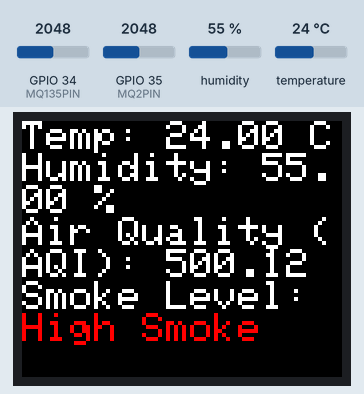
Recording of a sketch running on a simulated ESP32. Shown: 160×128 colour display. Inputs (shaded band) come from the test bench; at power-on: humidity 55 %, GPIO 35 (MQ2PIN) = 2048, GPIO 34 (MQ135PIN) = 2048, temperature 24 °C. WiFi joins after 1.5 s; servers stay silent unless stated; random numbers use the default seed unless the sketch sets one; no MQTT or app messages arrive unless stated; what the sketch prints to the serial monitor is not drawn.

Above: at 2.8 s.
2.9 s: humidity set to 22 %
At 6.4 s:
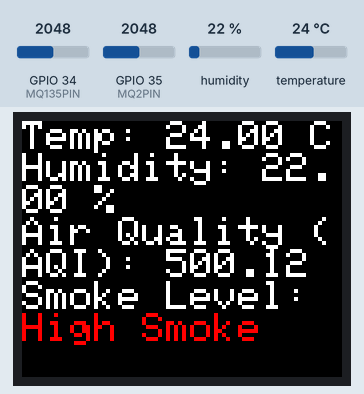
7.5 s: GPIO 35 (MQ2PIN) set to 533
9.2 s: GPIO 35 (MQ2PIN) set to 478
At 10.7 s:
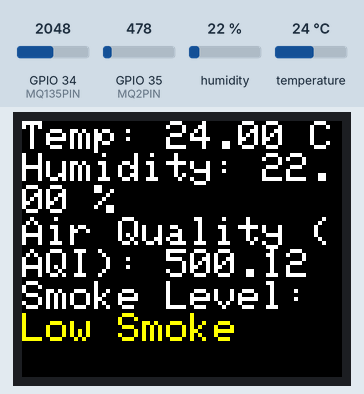
11.5 s: GPIO 35 (MQ2PIN) set to 317
13.2 s: GPIO 35 (MQ2PIN) set to 267
At 15.0 s:
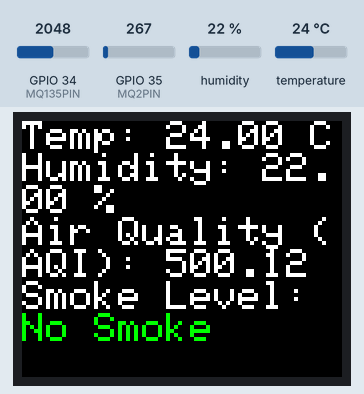
15.5 s: GPIO 34 (MQ135PIN) set to 1960
At 16.9 s:
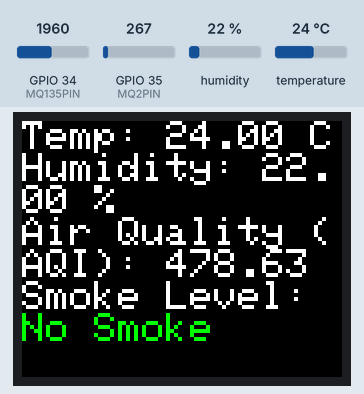
Timing chart, 0 to 18.5 s (numbered marks = the images above; inputs shaded):
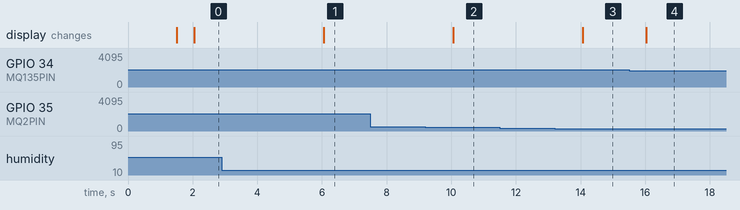

The sketch:

AQI_MQ135_MQ2_DHT11_LCD.ino
```cpp
#include <WiFi.h>
#include <PubSubClient.h>
#include "DHT.h"
#include <Adafruit_GFX.h>
#include <Adafruit_ST7735.h>
#include <SPI.h>

// Pin configuration for sensors
#define DHTPIN 13
#define DHTTYPE DHT11
#define MQ135PIN 34 // ADC pin
#define MQ2PIN 35   // ADC pin

DHT dht(DHTPIN, DHTTYPE);

// Network credentials
const char* ssid = "Hiro";
const char* password = "12345678900";
const char* mqtt_server = "test.mosquitto.org";
const int port = 1883;

WiFiClient espClient;
PubSubClient client(espClient);

unsigned long lastMsg = 0;

const char* topic_temperature = "/sensor/data/temperature";
const char* topic_humidity = "/sensor/data/humidity";
const char* topic_air_quality = "/sensor/data/air_quality";
const char* topic_smoke_value = "/sensor/data/smoke_value";
const char* topic_command = "/sic/command/mqtt";

// TFT configuration
#define TFT_DC   5
#define TFT_CS   15
#define TFT_MOSI 4
#define TFT_CLK  2
#define TFT_RST  0

Adafruit_ST7735 tft = Adafruit_ST7735(TFT_CS, TFT_DC, TFT_MOSI, TFT_CLK, TFT_RST);

// Smoke levels thresholds for MQ-2
#define NO_SMOKE_THRESHOLD 300
#define LOW_SMOKE_THRESHOLD 500

void setup_wifi() {
  Serial.print("Connecting to ");
  Serial.println(ssid);

  WiFi.mode(WIFI_STA);
  WiFi.begin(ssid, password);

  while (WiFi.status() != WL_CONNECTED) {
    delay(500);
    Serial.print(".");
  }

  Serial.println();
  Serial.println("WiFi connected");
  Serial.print("IP address: ");
  Serial.println(WiFi.localIP());
}

void callback(char* topic, byte* payload, unsigned int length) {
  Serial.print("Message arrived [");
  Serial.print(topic);
  Serial.print("] ");
  for (int i = 0; i < length; i++) {
    Serial.print((char)payload[i]);
  }
  Serial.println();

  if ((char)payload[0] == '1') {
    digitalWrite(2, LOW);
  } else {
    digitalWrite(2, HIGH);
  }
}

void reconnect() {
  while (!client.connected()) {
    Serial.print("Attempting MQTT connection...");
    String clientId = "ESP32Client-";
    clientId += String(random(0xffff), HEX);

    if (client.connect(clientId.c_str())) {
      Serial.println("Connected");
      client.publish("/sic/mqtt", "Hello!");
      client.subscribe(topic_command);
    } else {
      Serial.print("failed, rc=");
      Serial.print(client.state());
      Serial.println(" try again in 5 seconds");
      delay(5000);
    }
  }
}

void setup() {
  pinMode(2, OUTPUT);
  Serial.begin(115200);
  setup_wifi();
  client.setServer(mqtt_server, port);
  client.setCallback(callback);
  dht.begin();

  tft.initR(INITR_BLACKTAB);  // Initialize ST7735S chip
  tft.setRotation(1);         // Rotate display if needed
  tft.fillScreen(ST77XX_BLACK); // Clear display
}

void loop() {
  if (!client.connected()) {
    reconnect();
  }
  client.loop();

  unsigned long now = millis();
  if (now - lastMsg > 2000) {
    lastMsg = now;

    float humidity = dht.readHumidity();
    float temperature = dht.readTemperature();
    int mq135_value = analogRead(MQ135PIN);
    float air_quality = (mq135_value > 0) ? calculateAQI(mq135_value) : NAN;
    int mq2_value = analogRead(MQ2PIN);

    publishData(topic_temperature, temperature, 2);
    publishData(topic_humidity, humidity, 1);
    publishData(topic_air_quality, air_quality, 2);
    publishData(topic_smoke_value, mq2_value, 2);

    displayData(temperature, humidity, air_quality, mq2_value);

    Serial.print("Temperature: ");
    Serial.println(temperature);
    Serial.print("Humidity: ");
    Serial.println(humidity);
    Serial.print("Air Quality (AQI): ");
    if (isnan(air_quality)) {
      Serial.println("nan");
    } else {
      Serial.println(air_quality);
    }
    Serial.print("MQ-2 Value: ");
    Serial.println(mq2_value);
  }
}

void publishData(const char* topic, float value, int precision) {
  String valueString = isnan(value) ? "nan" : String(value, precision);
  client.publish(topic, valueString.c_str());
}

float calculateAQI(int mq135_value) {
  float concentration = (mq135_value / 4095.0) * 1000;

  if (concentration <= 50) {
    return concentration * 50.0 / 50.0;
  } else if (concentration <= 100) {
    return ((concentration - 50) * 50.0 / 50.0) + 50;
  } else if (concentration <= 150) {
    return ((concentration - 100) * 50.0 / 50.0) + 100;
  } else if (concentration <= 200) {
    return ((concentration - 150) * 50.0 / 50.0) + 150;
  } else if (concentration <= 300) {
    return ((concentration - 200) * 100.0 / 100.0) + 200;
  } else {
    return ((concentration - 300) * 100.0 / 100.0) + 300;
  }
}

void displayData(float temperature, float humidity, float air_quality, int mq2_value) {
  tft.fillScreen(ST77XX_BLACK);
  tft.setCursor(0, 0);
  tft.setTextColor(ST77XX_WHITE);
  tft.setTextSize(2);
  tft.print("Temp: ");
  tft.print(temperature);
  tft.println(" C");

  tft.print("Humidity: ");
  tft.print(humidity);
  tft.println(" %");

  tft.print("Air Quality (AQI): ");
  if (isnan(air_quality)) {
    tft.print("nan");
  } else {
    tft.print(air_quality);
  }

  tft.println();

  tft.print("Smoke Level: ");
  if (mq2_value < NO_SMOKE_THRESHOLD) {
    tft.setTextColor(ST77XX_GREEN);
    tft.print("No Smoke");
  } else if (mq2_value < LOW_SMOKE_THRESHOLD) {
    tft.setTextColor(ST77XX_YELLOW);
    tft.print("Low Smoke");
  } else {
    tft.setTextColor(ST77XX_RED);
    tft.print("High Smoke");
  }
}
```

Measured:
- the behaviour switches between 500 and 499 on GPIO 35 (MQ2PIN) (found by bisection; images 1 and 2)
- the behaviour switches between 300 and 299 on GPIO 35 (MQ2PIN) (found by bisection; images 2 and 3)
- after the input at 2.9 s, the display: changes after 3.2 s (image 1)
- after the input at 7.5 s, every drawn part: stays the same
- after the input at 9.2 s, the display: changes after 0.86 s (image 2)
- after the input at 11.5 s, every drawn part: stays the same
- after the input at 13.2 s, the display: changes after 0.86 s (image 3)
- after the input at 15.5 s, the display: changes after 0.54 s (image 4)
